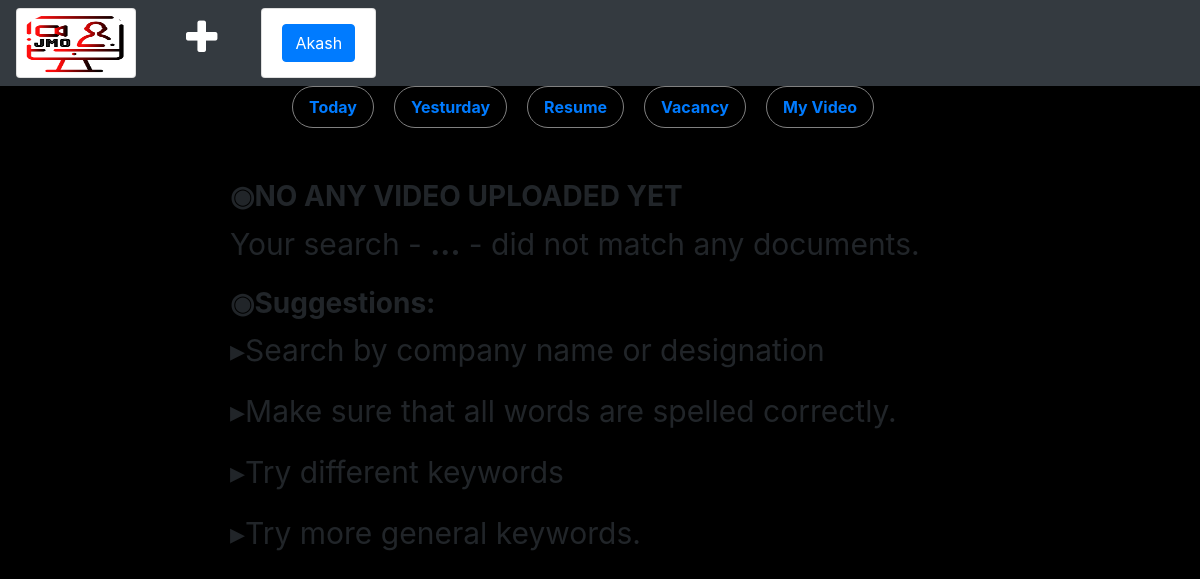
/myvideo (signed in), run on an earlier commit of the app's database.
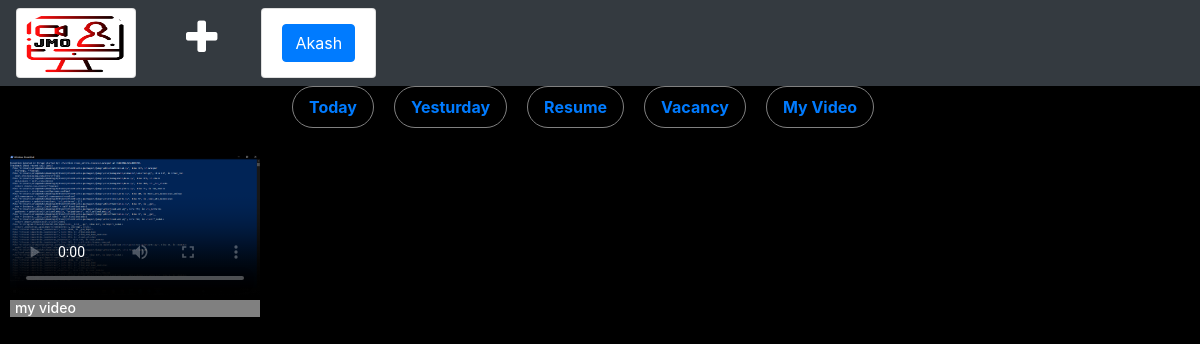
And on a later commit of the database.
### job/models.py (models this page shows, shortened)
class Video(models.Model):
    user = models.ForeignKey(User,on_delete=models.CASCADE,null=True)
    caption = models.CharField(null=True,max_length=100)
    video=models.FileField(null=True)
    thumbnail=models.FileField(null=True)
    type=models.CharField(null=True,max_length=100)
    creationdate = models.DateField(null=True)

### job/views.py (the view)
# urls.py: path('myvideo', views.myvideo, name='myvideo'),
def myvideo(request):
    if not request.user.is_authenticated:
        return redirect('login')
    user = request.user
    myvideo = Video.objects.filter(user=user)
    d = {'myvideo': myvideo}
    return render(request, 'myvideo.html', d)

### job/templates/myvideo.html (shortened to what this page needs)
<!DOCTYPE html>
<html lang="en">
<head>
    <head>
    {% load static %}
  <link rel="stylesheet" href="https://maxcdn.bootstrapcdn.com/bootstrap/4.5.2/css/bootstrap.min.css">
<link rel="stylesheet" href="https://cdnjs.cloudflare.com/ajax/libs/font-awesome/4.7.0/css/font-awesome.min.css">
</head>
    <nav class="navbar navbar-expand-sm bg-dark navbar-dark fixed-top ">
<ul class="navbar-nav">
     <div class="card" style="width:120px ; height:70px ; margin-left:0px">
   <a href="{% url 'video'%}" class="stretched-link"> <img class="card-img-top" style="width:119px; height:70px ; margin-top:0px ;border-radius:50%" src="static/images/log.png" alt="Card image"></a>
  <div class="card-body" >
  </div>
     </div>
    <li class="nav-item" style="font-size:40px ; margin-left:50px;margin-top:0px">
      <i class="fa fa-plus mr-1" data-toggle="modal" data-target="#myModal" style="color: white"></i>
     </li>
    <div class="card" style="width:auto ; height:70px; margin-left:40px">
  <div class="card-body" style="width:auto;" >
    <a class="btn btn-primary stretched-link"  style="margin-top:-5px ;">{{user.first_name}}</a>
  </div>
 </div>
</ul>
</nav>
</head>
<div class="row" style="margin-top:150px;">
<div class="column-sm-4 ">
     <nav class="navbar navbar-expand-sm bg-black fixed-top"style="margin-top:70px;">
     <ul class="navbar nav">
  <li class="nav-item">
    <button style="border: 1px solid grey;background-color:black;border-radius:50px 50px 50px 50px;margin-left:260px;padding:0px"><a class="nav-link " href="{% url 'todaysearch'%}"><b>Today</b></a></button>
  </li>
  <li class="nav-item">
    <button style="border: 1px solid grey;background-color:black;border-radius:50px 50px 50px 50px;margin-left:20px;padding:0px"><a class="nav-link " href="{% url 'yesterdaysearch'%}"><b>Yesturday</b></a></button>
  </li>
  <li class="nav-item">
    <button style="border: 1px solid grey;background-color:black;border-radius:50px 50px 50px 50px;margin-left:20px;padding:0px"><a class="nav-link " href="{% url 'resumesearch'%}"><b>Resume</b></a></button>
  </li>
  <li class="nav-item">
    <button style="border: 1px solid grey;background-color:black;border-radius:50px 50px 50px 50px;margin-left:20px;padding:0px"><a class="nav-link " href="{% url 'vacancysearch'%}"><b>Vacancy</b></a></button>
  </li>
    <li class="nav-item">
    <button style="border: 1px solid grey;background-color:black;border-radius:50px 50px 50px 50px;margin-left:20px;padding:0px"><a class="nav-link " href="{% url 'myvideo'%}"><b>My Video</b></a></button>
  </li>
</ul>
 </nav>
    </div>
     {% if myvideo|length < 1 %}
<div class="container"style="margin-top:30px;margin-left:230px;font-size:30px">
    <h3><b>&#9673;NO ANY VIDEO UPLOADED YET </b></h3>
    Your search - <b>{{search}} ...</b> - did not match any documents.<br>
   <h3 style="margin-top:20px"><b >&#9673;Suggestions:</b></h3>
   <p>&#9656;Search by company name or designation</p>
   <p>&#9656;Make sure that all words are spelled correctly.</p>
   <p>&#9656;Try different keywords</p>
   <p>&#9656;Try more general keywords.</p>
</div>
{% endif %}
{% for i in myvideo %}
<div class="column-sm-8 " >
<video  class="embed-responsive embed-responsive-16by9" controls="controls" poster="{{ i.thumbnail.url }}" style="margin-left:25px; width:250px;height:150px; background-size: 100% 100%">
<source src="{{i.video.url}}" type="video/mp4" />
</video>
    <div style="width:250px;margin-left:25px;background-color:grey;height:auto ">
    <h6 style="margin-left:5px;margin-top:0px;color:white;font-size:14px"> {{ i.caption}}</h6>
    </div>
</div>
{% endfor %}
</div>
</body>
</html>

What changed in the data, as far as the page shows it:
added Video: caption "my video"
Also different on the page:
text no longer shown: "◉NO ANY VIDEO UPLOADED YET Your search - ... - did not match any documents. ◉Suggestions: ▸Search by company name or designation ▸Make sure that all words are spelled correctly. ▸Try different keywords ▸Try more general keywords."
